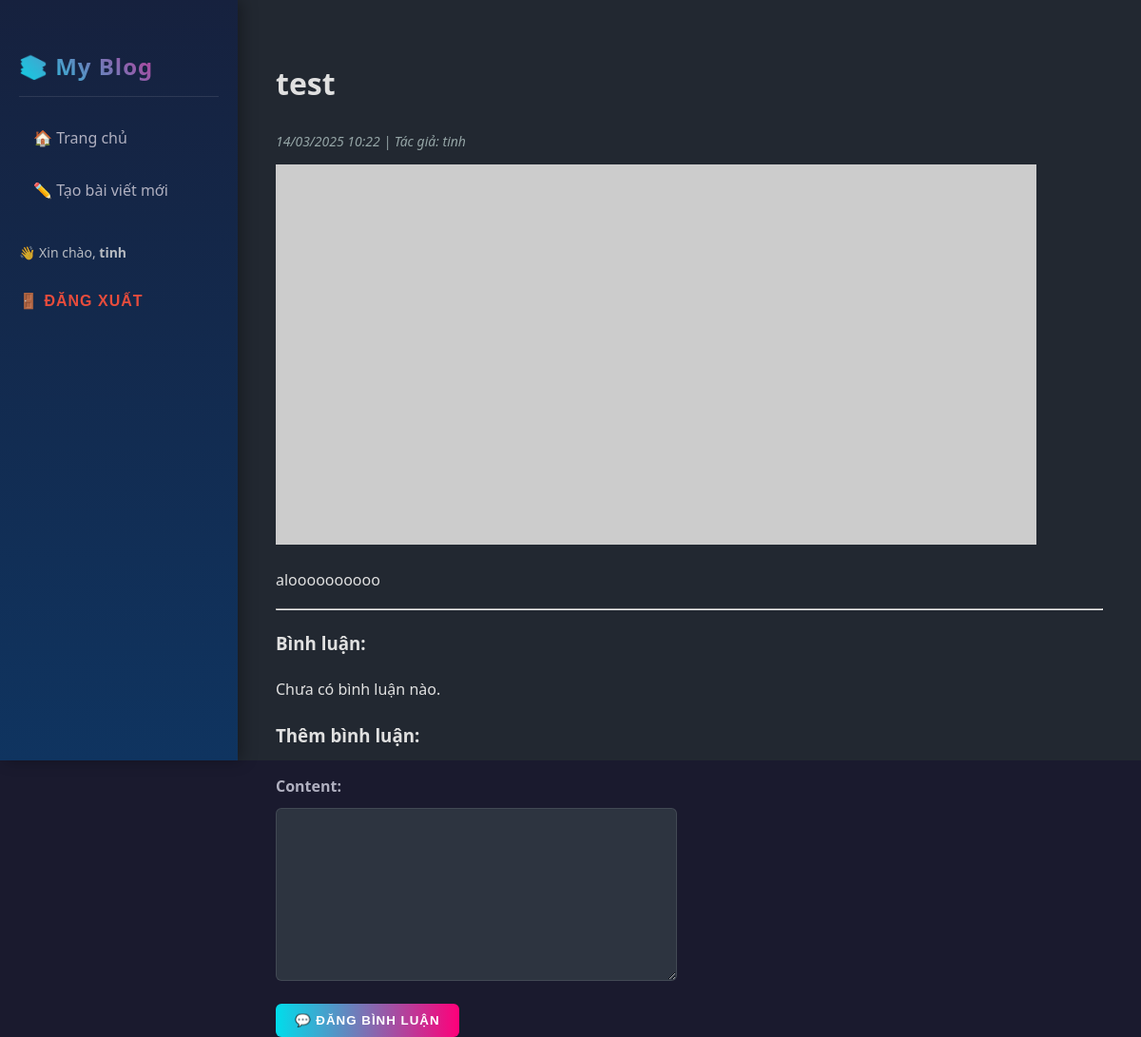
The app's page /post/4/ (signed in) with its own data.
### blog/models.py (models this page shows, shortened)
class Post(models.Model):
    title = models.CharField(max_length=200)
    content = models.TextField()
    created_at = models.DateTimeField(auto_now_add=True)
    author = models.ForeignKey(User, on_delete=models.SET_NULL, null=True, blank=True)

### blog/views.py (the view)
# urls.py: path('post/<int:pk>/', views.post_detail, name='post_detail'),
@login_required
def post_detail(request, pk):
    post = get_object_or_404(Post, pk=pk)
    comments = post.comments.all()
    if request.method == 'POST':
        form = CommentForm(request.POST)
        if form.is_valid():
            comment = form.save(commit=False)
            comment.post = post
            comment.author = request.user
            comment.save()
            return redirect('post_detail', pk=pk)
    else:
        form = CommentForm()
    return render(request, 'blog/post_detail.html', {'post': post, 'comments': comments, 'form': form})

### blog/forms.py
class CommentForm(forms.ModelForm):
    class Meta:
        model = Comment
        fields = ['content']

### blog/templates/blog/post_detail.html (shortened to what this page needs)
{% extends 'blog/base.html' %}
{% block content %}
<div class="post-detail">
    <h1>{{ post.title }}</h1>
    <p class="post-date">{{ post.created_at|date:"d/m/Y H:i" }} | Tác giả: {{ post.author }}</p>
    <img src="https://picsum.photos/seed/{{ post.id }}/800/400" alt="Ảnh bài viết">
    <p>{{ post.content }}</p>
    <hr>
    <h3>Bình luận:</h3>
    {% for comment in comments %}
        <div class="comment">
            <p><strong>{{ comment.author }}</strong>: {{ comment.content }}</p>
            <small>{{ comment.created_at|date:"d/m/Y H:i" }}</small>
        </div>
    {% empty %}
        <p>Chưa có bình luận nào.</p>
    {% endfor %}
    {% if user.is_authenticated %}
        <h3>Thêm bình luận:</h3>
        <form method="post">
            {{ form.as_p }}
            <button type="submit" class="btn btn-primary">💬 Đăng bình luận</button>
        </form>
    {% else %}
        <p>Bạn cần <a href="{% url 'login' %}">đăng nhập</a> để bình luận.</p>
    {% endif %}
</div>
{% endblock %}

### blog/templates/blog/base.html (shortened to what this page needs)
{% load static %}
<!DOCTYPE html>
<html lang="vi">
<head>
    <link rel="stylesheet" href="{% static 'blog/style.css' %}">
</head>
<body>
    <div class="sidebar">
        <h2>📚 My Blog</h2>
        <nav>
            <a href="{% url 'home' %}">🏠 Trang chủ</a>
            {% if perms.blog.add_post %}
                <a href="{% url 'create_post' %}">✏️ Tạo bài viết mới</a>
            {% endif %}
        </nav>
        {% if user.is_authenticated %}
            <p>👋 Xin chào, <strong>{{ user.username }}</strong></p>
            <form method="post" action="{% url 'logout' %}">
                <button type="submit" style="background:none;border:none;padding:0;color:#e74c3c;cursor:pointer;font-size:16px;">
                    🚪 Đăng xuất
                </button>
            </form>
        {% else %}
            <a href="{% url 'login' %}">🔐 Đăng nhập</a>
        {% endif %}
    </div>
    <div class="main-content">
        {% block content %}{% endblock %}
    </div>
</body>
</html>

### blog/static/blog/style.css (style rules this page uses)
body { font-family: 'Poppins', 'Segoe UI', sans-serif; margin: 0; padding: 0; background-color: #1a1a2e; color: #e0e0e0; display: flex; line-height: 1.7; height: 100vh; overflow-x: hidden; }
.sidebar { width: 250px; background: linear-gradient(180deg, #16213e 0%, #0f3460 100%); color: #e0e0e0; padding: 30px 20px; height: 100vh; position: fixed; top: 0; left: 0; box-shadow: 5px 0 15px rgba(0, 0, 0, 0.3); overflow-y: auto; box-sizing: border-box; }
.sidebar h2 { font-size: 24px; font-weight: 700; letter-spacing: 1px; background: linear-gradient(45deg, #00ddeb, #ff007a); -webkit-background-clip: text; background-clip: text; -webkit-text-fill-color: transparent; padding-bottom: 10px; margin-bottom: 20px; border-bottom: 1px solid rgba(255, 255, 255, 0.1); }
.sidebar nav a { color: #b0b0c0; text-decoration: none; padding: 10px 15px; display: flex; align-items: center; border-radius: 8px; margin-bottom: 8px; transition: all 0.3s ease; position: relative; font-size: 16px; }
.sidebar nav a::before { content: ''; position: absolute; left: 0; width: 3px; height: 100%; background-color: #00ddeb; transform: scaleY(0); transition: transform 0.3s ease; }
.sidebar p { margin-top: 30px; font-size: 14px; opacity: 0.8; }
.main-content { margin-left: 250px; padding: 40px; background-color: #222831; min-height: 100vh; width: calc(100% - 250px); box-sizing: border-box; }
.post-date { color: #95a5a6; font-size: 14px; font-style: italic; margin-bottom: 12px; }
a { color: #00ddeb; text-decoration: none; font-weight: 500; transition: all 0.3s ease; }
button { background: linear-gradient(90deg, #00ddeb 0%, #ff007a 100%); border: none; padding: 10px 20px; color: #fff; cursor: pointer; border-radius: 6px; font-weight: 600; text-transform: uppercase; letter-spacing: 1px; transition: all 0.3s ease; }
input, textarea { padding: 10px; width: 100%; border: 1px solid rgba(255, 255, 255, 0.1); border-radius: 6px; margin-top: 8px; font-size: 14px; background-color: #2d3440; color: #e0e0e0; transition: all 0.3s ease; }
label { font-weight: 600; margin-top: 15px; display: block; color: #b0b0c0; }
.sidebar form, .main-content form { max-width: 400px; margin-top: 25px; }
* { transition: all 0.2s ease-out; -webkit-font-smoothing: antialiased; -moz-osx-font-smoothing: grayscale; }

### records on screen
Post: title "test", created_at "14/03/2025 10:22", author "tinh", content "aloooooooooo"

### other values on screen
{{ user.username }} "tinh"
